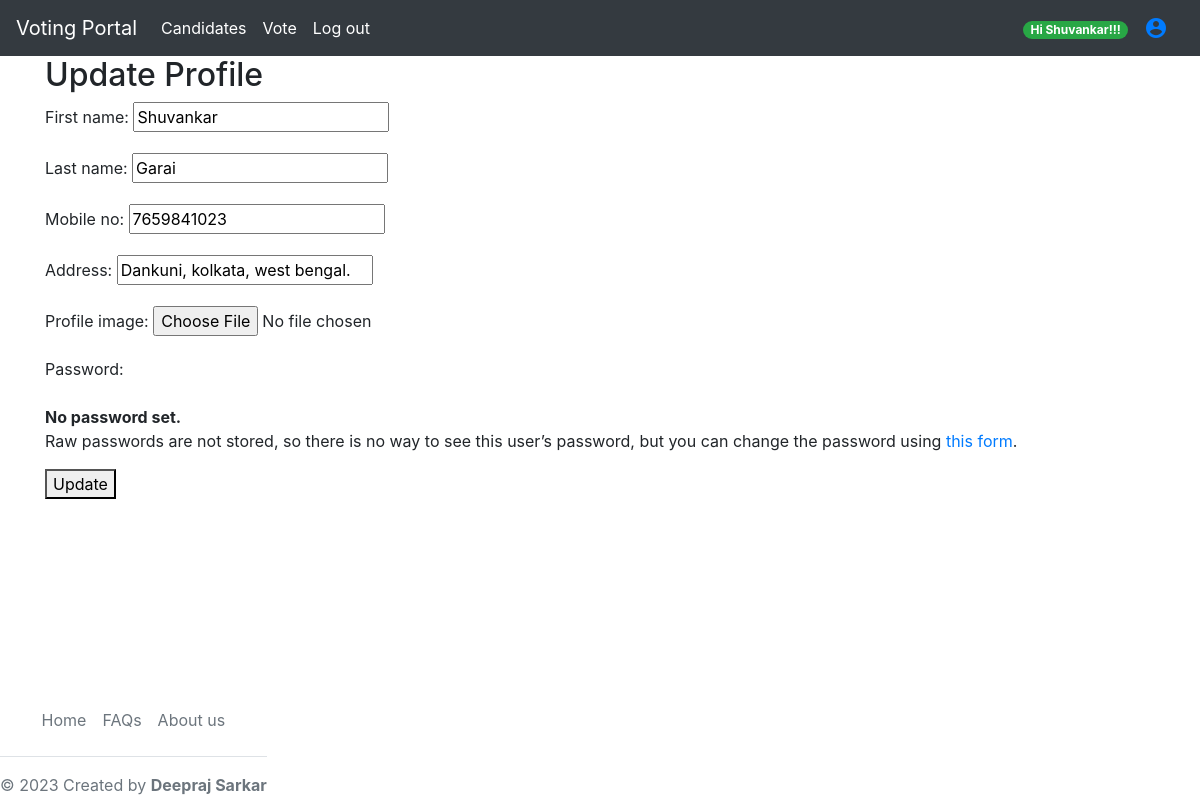
/update-profile/ (signed in), run on the app's committed database.
### users/models.py (models this page shows, shortened)
class CustomUser(AbstractUser):
    username        = None
    email           = models.EmailField(('email address'), unique=True)
    id_card_no      = models.CharField(max_length=15, unique=True, blank=False)
    first_name      = models.CharField(max_length=150, blank=False)
    last_name       = models.CharField(max_length=150, blank=False)
    mobile_no       = models.CharField(max_length=10, blank=True)
    address         = models.CharField(max_length=255)
    profile_image   = models.ImageField(upload_to="user_images/", null=True, blank=True)
    is_staff        = models.BooleanField(default=False)
    is_superuser    = models.BooleanField(default=False)
    is_active       = models.BooleanField(default=True)
    objects = CustomUserManager()
    USERNAME_FIELD = "email"
    REQUIRED_FIELDS = ["id_card_no"]

### users/views.py (the view)
# urls.py: path('update-profile/', views.update_profile, name ='update_profile'),
def update_profile(request):
    if request.method == 'POST':
        form = UserProfileForm(request.POST, instance=request.user)
        if form.is_valid():
            form.save()
            messages.success(request, ("Successfully updated profile!!!"))
            return redirect('home')
    else:
        form = UserProfileForm(instance=request.user)
    return render(request, 'authenticate/update_profile.html', {
        'form': form,
    })

### users/forms.py
class UserProfileForm(UserChangeForm):
    class Meta:
        model = CustomUser
        fields = ['first_name', 'last_name', 'mobile_no', 'address', 'profile_image']

### templates/authenticate/update_profile.html (shortened to what this page needs)
{% extends 'base.html' %}
{% block content %}
<h2>Update Profile</h2>
<form method="post">
  {{ form.as_p }}
  <button type="submit">Update</button>
</form>
{% endblock %}

### templates/navbar.html (shortened to what this page needs)
<nav class="navbar sticky-top navbar-expand-lg navbar-dark bg-dark">
    <a class="navbar-brand" href="{% url 'home' %}">Voting Portal</a>
    <div class="collapse navbar-collapse" id="navbarSupportedContent">
      <ul class="navbar-nav mr-auto">
        <li class="nav-item active">
          <a class="nav-link" href="{% url 'candidate_list' %}">Candidates</a>
        </li>
        {% if user.is_authenticated %}
          <li class="nav-item active">
            <a class="nav-link" href="{% url 'vote_index' %}">Vote</a>
          </li>
          <li class="nav-item active">
            <a class="nav-link" href="{% url 'log_out' %}">Log out</a>
          </li>
        {% endif %}
      </ul>
    </div>
    {% if user.is_authenticated%}
      <div class="nav-item active">
        <span class="badge badge-pill badge-success float-end">Hi {{ user.first_name }}!!!</span>
      </div>
      <a class="nav-item active nav-link material-icons float-end" href="{% url 'user_profile' user.id %}">account_circle</a>
    {% endif %}
  </nav>

### static/myfirst.css (style rules this page uses)
body { min-height: 100vh; position: relative; margin: 0; padding-bottom: 100px; box-sizing: border-box; }

### data on the page
CustomUser: first_name "Shuvankar", last_name "Garai", mobile_no "7659841023", address "Dankuni, kolkata, west bengal."
